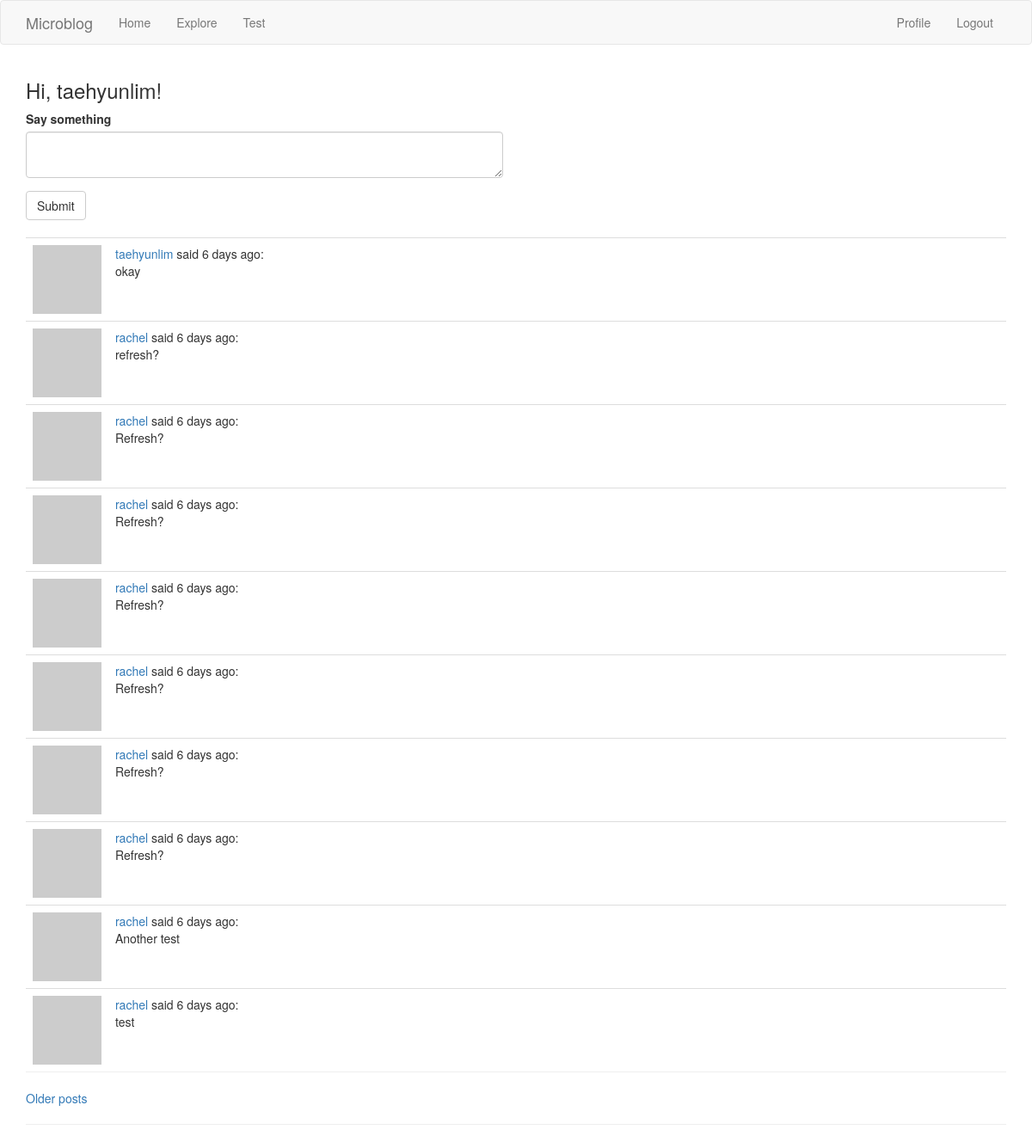
The page /index (signed in) on the database its author committed.
### app/models.py (models this page shows, shortened)
class User(UserMixin, db.Model):
    id = db.Column(db.Integer, primary_key=True)
    username = db.Column(db.String(64), index=True, unique=True)
    email = db.Column(db.String(120), index=True, unique=True)
    pw_hash = db.Column(db.String(128))
    about_me = db.Column(db.String(140))
    datetime_joined = db.Column(db.DateTime, default=datetime.utcnow)
    datetime_last_seen = db.Column(db.DateTime, default=datetime.utcnow)
    posts = db.relationship('Post', backref='author', lazy='dynamic')
    followed = db.relationship(
        'User', # Self-referential
        secondary=followers, # Association table defined above
        primaryjoin=(followers.c.follower_id == id), # How left-side entity is linked: User's `id` matches the `follower_id` field of the association table
        secondaryjoin=(followers.c.followed_id == id), # How the right-side entity (followed user) is linked.
        backref=db.backref('followers', lazy='dynamic'), # How this relationship will be accessed from the right-side entity (followed)
        lazy='dynamic' # `dynamic` sets up the query to not run until specifically requested
    )
    def avatar(self, size):
        digest = md5(self.email.lower().encode('utf-8')).hexdigest()
        return 'https://www.gravatar.com/avatar/{}?d=identicon&s={}'.format(digest, size)
    def followed_posts(self):
        followed = Post.query.join(
            followers, (followers.c.followed_id == Post.user_id)).filter(
                followers.c.follower_id == self.id)
        own = Post.query.filter_by(user_id=self.id)
        return followed.union(own).order_by(Post.timestamp.desc())

class Post(db.Model):
    id = db.Column(db.Integer, primary_key=True)
    body = db.Column(db.String(140))
    timestamp = db.Column(db.DateTime, index=True, default=datetime.utcnow)
    user_id = db.Column(db.Integer, db.ForeignKey('user.id'))

### app/routes.py (the view)
@application.route('/', methods=['GET', 'POST'])
@application.route('/index', methods=['GET', 'POST'])
@login_required
def index():
    page = request.args.get('page', 1, type=int)
    form = PostForm()
    if form.validate_on_submit():
        post = Post(body=form.post.data, author=current_user)
        db.session.add(post)
        db.session.commit()
        flash('Posted successfully.')
        return redirect(url_for('index'))
    posts = current_user.followed_posts().paginate(
        page, application.config['POSTS_PER_PAGE'], False)
    next_url = url_for('index', page=posts.next_num) if posts.has_next else None
    prev_url = url_for('index', page=posts.prev_num) if posts.has_prev else None
    return render_template('index.html', title='Home', form=form, posts=posts.items, next_url=next_url, prev_url=prev_url)

### app/forms.py
class PostForm(FlaskForm):
    post = TextAreaField('Say something', validators=[
        DataRequired(), Length(min=1, max=140)])
    submit = SubmitField('Submit')

### app/models.py (called while the page is built)
@login.user_loader
def load_user(id):
    return User.query.get(int(id))

### app/routes.py (called while the page is built)
@application.before_request
def before_request():
    if current_user.is_authenticated:
        current_user.datetime_last_seen = datetime.utcnow()
        db.session.commit()

### app/templates/index.html (shortened to what this page needs)
{% extends "base.html" %}
{% import 'bootstrap/wtf.html' as wtf %}
{% block app_content %}
  <h3>Hi, {{ current_user.username }}!</h3>
  {% if form %}
  <div class="row">
    <div class="col-sm-6">
      {{ wtf.quick_form(form) }}
    </div>
  </div>
  <br>
  {% endif %}
  {% for post in posts %}
    {% include '_post.html' %}
  {% endfor %}
  <hr style="margin-top: 0 !important;">
  {% if next_url %}<a href="{{ next_url }}">Older posts</a>{% endif %}
{% endblock %}

### app/templates/_post.html
<table class="table table-hover" style="margin-bottom: 0 !important;">
  <tr>
    <td width="30px">
      <a href="{{ url_for('user', username=post.author.username) }}">
        <img src="{{ post.author.avatar(16) }}">
      </a>
    </td>
    <td>
      <a href="{{ url_for('user', username=post.author.username) }}">
        {{ post.author.username }}
      </a> said {{ moment(post.timestamp).fromNow() }}:
      <br>{{ post.body }}
    </td>
  </tr>
</table>

### rows shown on the page
User: username "taehyunlim"
Post: author.username "taehyunlim", timestamp "6 days ago", body "okay"
Post: author.username "rachel", timestamp "6 days ago", body "refresh?"
Post: author.username "rachel", timestamp "6 days ago", body "Refresh?"
Post: author.username "rachel", timestamp "6 days ago", body "Refresh?"
Post: author.username "rachel", timestamp "6 days ago", body "Refresh?"
Post: author.username "rachel", timestamp "6 days ago", body "Refresh?"
Post: author.username "rachel", timestamp "6 days ago", body "Refresh?"
Post: author.username "rachel", timestamp "6 days ago", body "Refresh?"
Post: author.username "rachel", timestamp "6 days ago", body "Another test"
Post: author.username "rachel", timestamp "6 days ago", body "test"
